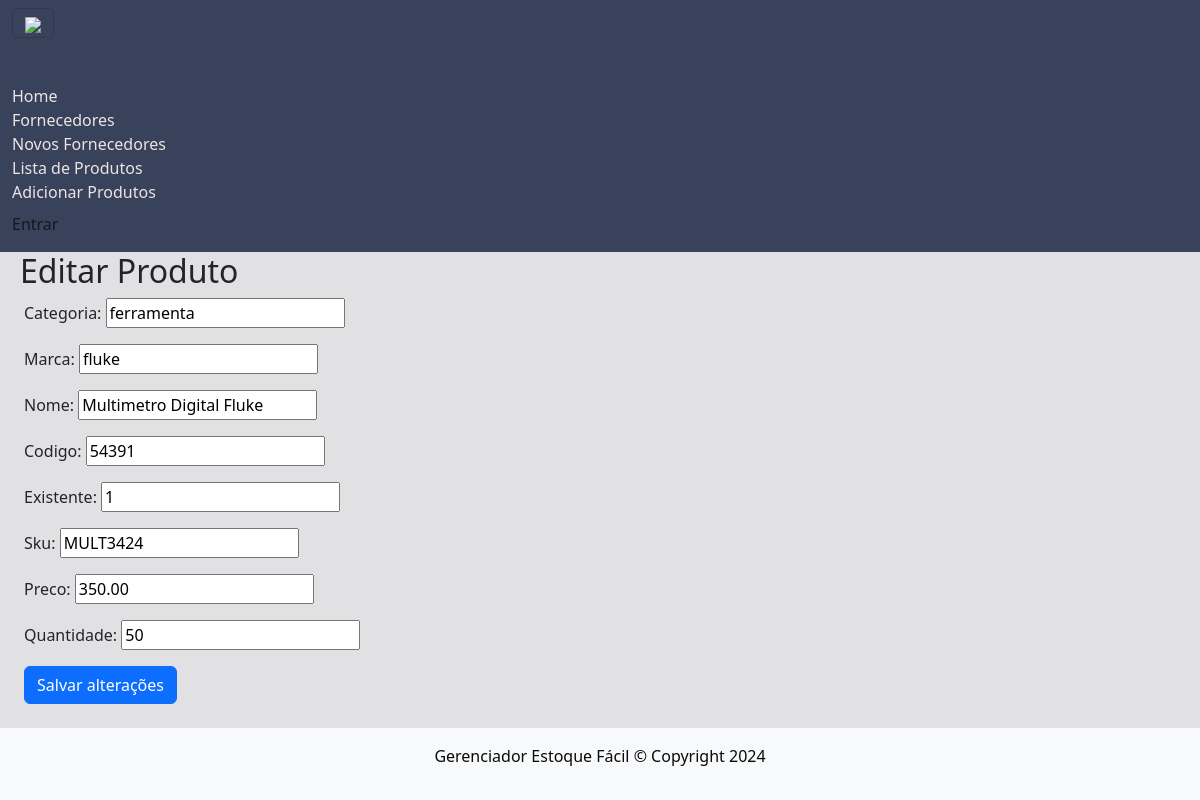
The page /produto/8/editar/ on the database as committed earlier.
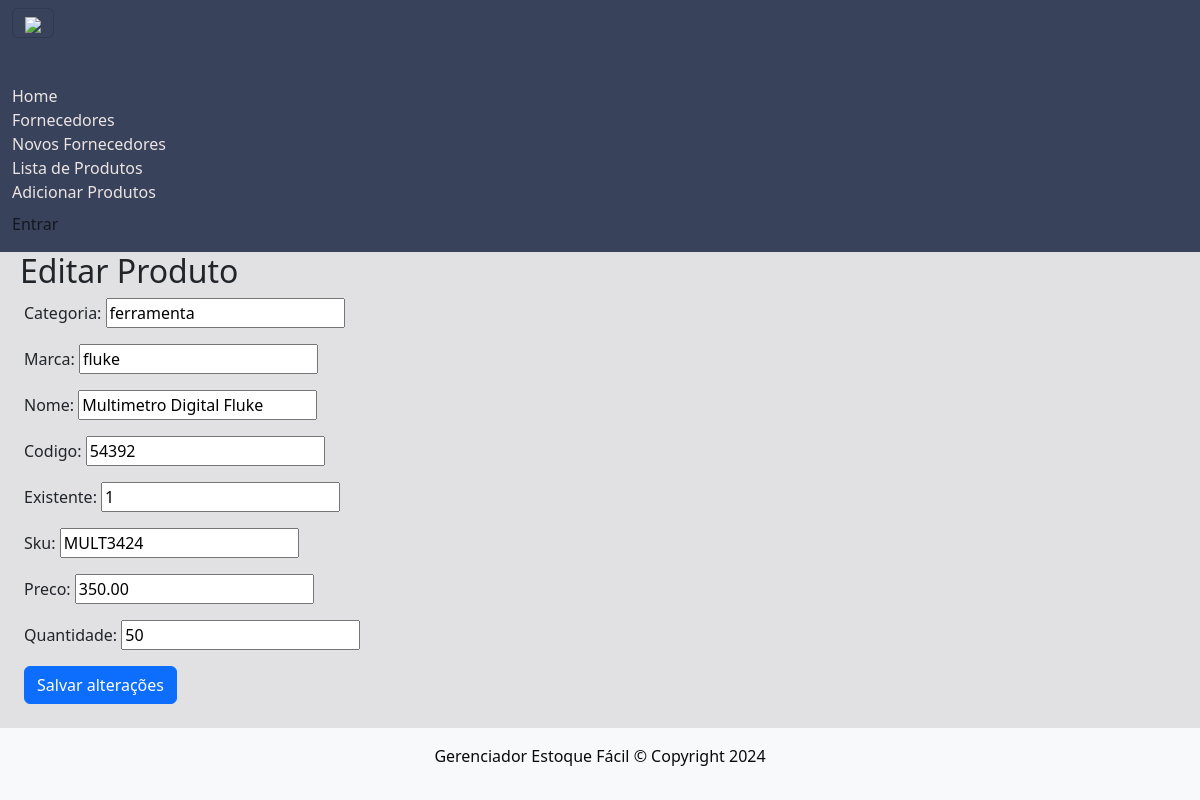
The same page on the database as committed later.
### projetointegradors/models.py (models this page shows)
class Produto(models.Model):
    categoria = models.CharField(
        max_length=255,
        null=False,
        blank=False
    )
    nome = models.CharField(
        max_length=255,
        null=False,
        blank=False
    )
    marca = models.CharField(
        max_length=255,
        null=False,
        blank=False,
        default='Sem Marca'
    )
    codigo = models.CharField(
        max_length=20,
        null=False,
        blank=False,
        unique=True)
    existente = models.IntegerField(
        default=0,
        null=False,
        blank=False
    )
    sku = models.CharField(
        max_length=20,
        null=False,
        blank=False,
        unique=True
    )
    preco = models.DecimalField(
        max_digits=10,
        decimal_places=2,
        null=False,
        blank=False
    )
    quantidade = models.IntegerField()

### projetointegradors/views.py (the view)
# urls.py: path('produto/<int:produto_id>/editar/', views.editar_produto, name='editar_produto'),
def editar_produto(request, produto_id):
    produto = get_object_or_404(Produto, id=produto_id)
    if request.method == 'POST':
        form = ProdutoForm(request.POST, instance=produto)
        if form.is_valid():
            form.save()
            return redirect('lista_produtos')
    else:
        form = ProdutoForm(instance=produto)
    return render(request, 'projetointegrador/editar_produto.html', {'form': form, 'produto': produto})

### projetointegradors/forms.py
class ProdutoForm(forms.ModelForm):
    class Meta:
        model = Produto
        fields = ['categoria', 'marca', 'nome', 'codigo', 'existente', 'sku', 'preco', 'quantidade']

### projetointegradors/templates/projetointegrador/editar_produto.html (shortened to what this page needs)
{% extends 'projetointegrador/base.html' %}
{% block content %}
  <h2 style="margin-left: 20px">Editar Produto</h2>
  <form class="row g-2 align-items-center" style="margin-left: 20px" method="post" enctype="multipart/form-data">
    <div class="col-auto">
        {{ form.as_p }}
        <button type="submit" class="btn btn-primary">Salvar alterações</button>
    </div>
  </form>
{% endblock %}

Rows that differ between the two databases and show on the page:
changed Produto "ferramenta": codigo "54391" → "54392"
